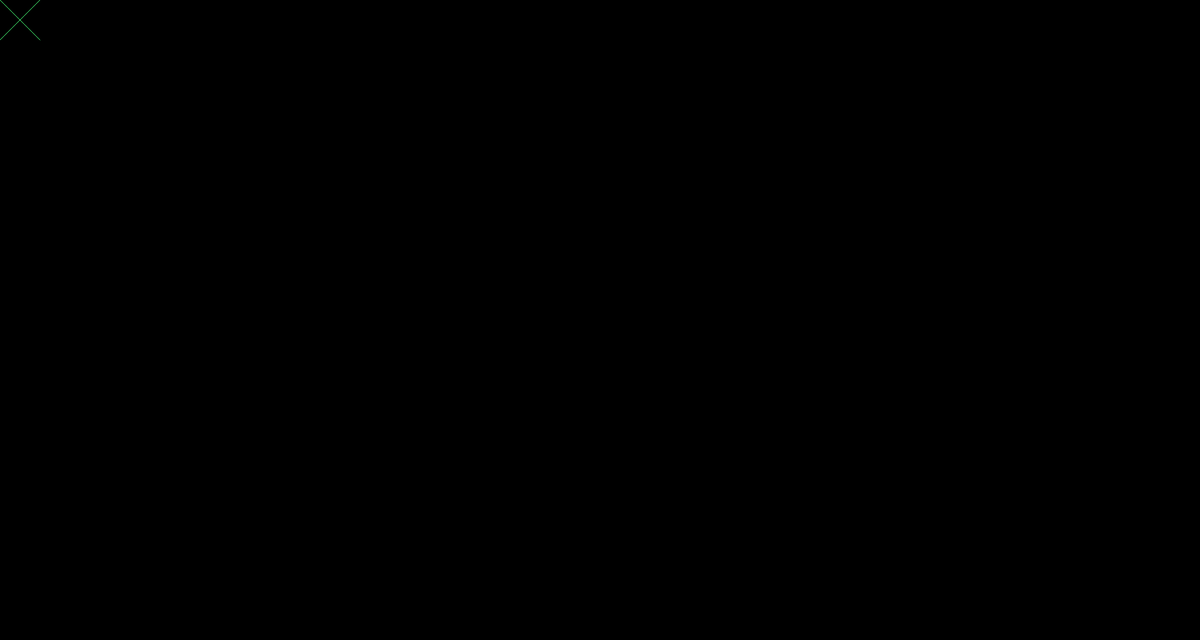
Frame 1 (no input)
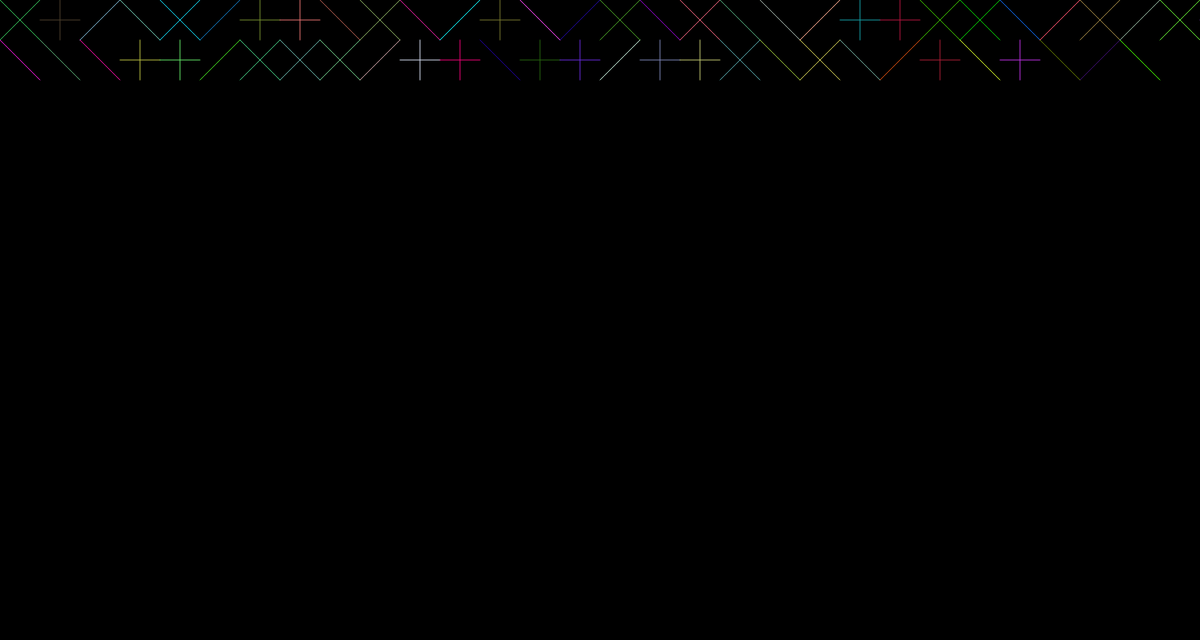
Frame 60 (no input)
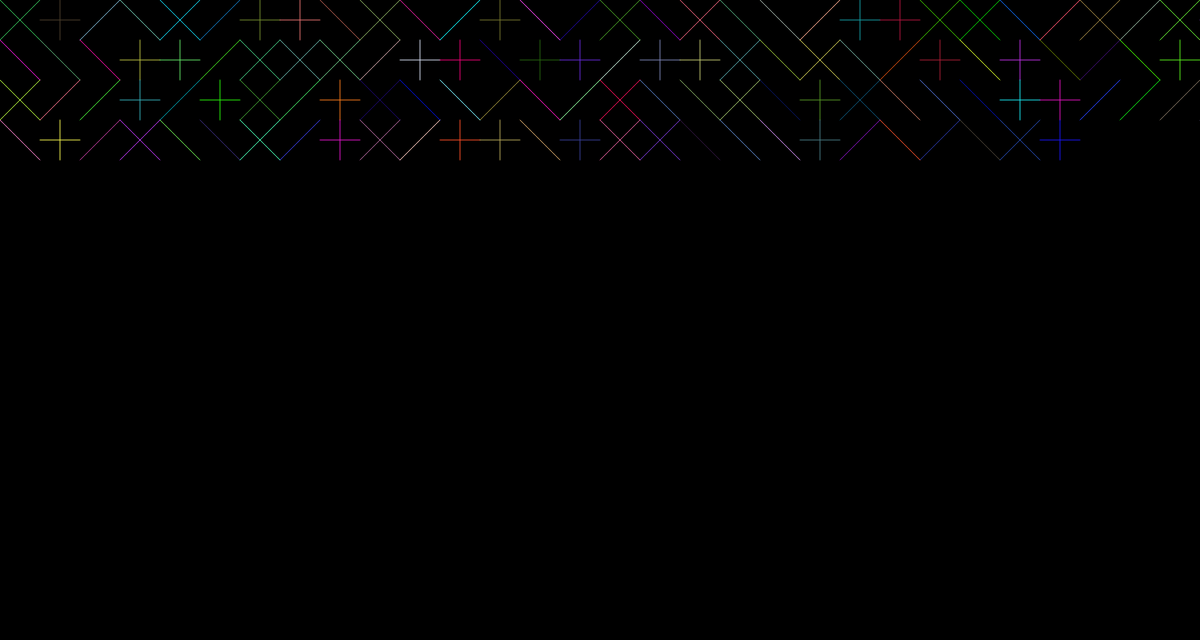
Frame 120 (the mouse pressed at the canvas centre since frame 60)

The p5.js sketch that drew these frames (run headless with seeded random() and noise() and a simulated clock; from frame 60 on, the mouse is pressed at the canvas centre):

// p5.js sketch
// ── sketch.js
let x, y, size, ch;
x = 0;
y = 0;
size = 50;

function setup() {
  createCanvas(1500, 800);
  background("black");
}

function draw() {

  ch = random(0, 4);
  if (ch > 0 && ch < 1) {
    
    stroke(random(0,255),random(0,255),random(0,255));
    line(x, y, x + size, y + size);
  }
  else if (ch > 1 && ch < 2) {
   
   stroke(random(0,255),random(0,255),random(0,255));
    line(x + size, y, x, y + size);
  }
  else if (ch > 2 && ch < 3) {
    stroke(random(0,255),random(0,255),random(0,255));
    line(x + size, y, x, y + size);
    line(x, y, x + size, y + size);
  }
  else  {
   stroke(random(0,255),random(0,255),random(0,255));
    line(x + size / 2, y, x + size / 2, y + size);
    line(x, y + size / 2, x + size, y + size / 2);
  }

x=x+size;

if(x>width) {
  x=0;
  y=y+size;
}

}
